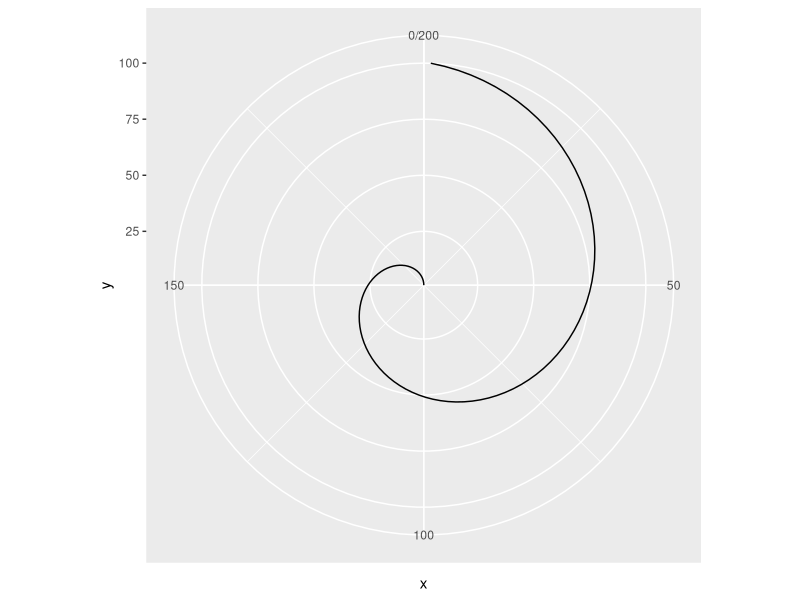
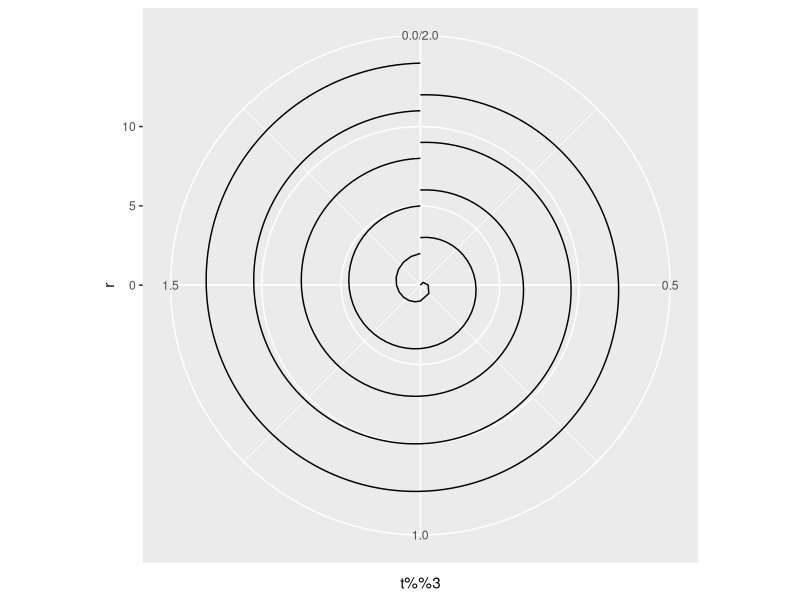

The R script that drew these images, in order:
# A set of examples illustrating what a line and rectangle look like
# when displayed in a variety of coordinate systems.  From top left to
# bottom right: Cartesian, polar with x position mapped to angle, polar
# with y position mapped to angle, flipped, transformed with log in y
# direction, and equal scales.
require(ggplot2)

line <- data.frame(x = c(1, 200), y = c(100, 1))
base <- ggplot(mapping = aes(x, y)) + geom_line(data = line)
base <- base + coord_polar("x") 
#This works:
base + scale_x_continuous(limits=c(0, 200))
#This doesn't work (presumably because 100 < 200)
#base + scale_x_continuous(limits=c(0, 100))

require(ggplot2)
spiral <- data.frame(t=0:14,r=0:14)
ggplot(spiral) + geom_line(aes(x=t %%3,y=r,group=t %/% 3)) + coord_polar()

#Hi, is still the state of multi-turn polar graphs in ggplot2?  Stavros's code produces the same described interruption, but I was curious if there's a new approach since September.  I wrote the attached graph with base graphics, and I'd like to rewrite it in ggplot2 before exposing it in a package.
